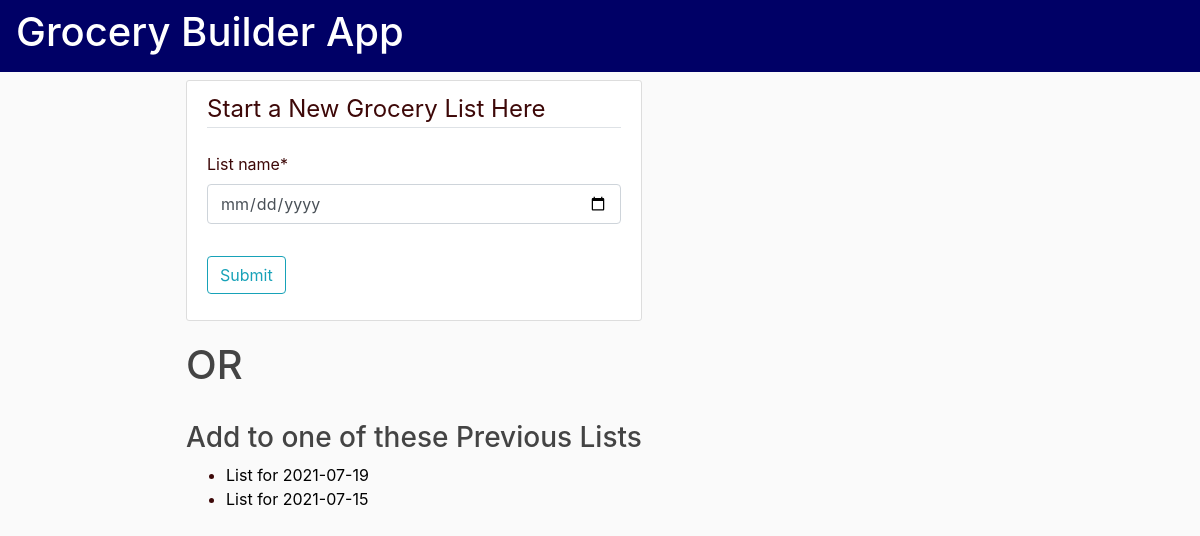
The page /choose_list/ on the database its author committed.
### groceries/models.py (models this page shows, shortened)
class GroceryList(models.Model):
    list_name = models.DateField()
    list_items = models.ManyToManyField(
        ChooseItem, related_name='items_list', blank=True)
    list_recipes = models.ManyToManyField(
        Recipe, related_name='recipe_list', blank=True)
    def __str__(self):
        return 'List for ' + str(self.list_name)

### groceries/views.py (the view)
# urls.py: path('choose_list/', choose_list, name='choose_list'),
def choose_list(request):
    if request.method == 'POST':
        form_new_list = NewGroceryListForm(request.POST or None)
        if form_new_list.is_valid:
            form_new_list.save()
            return redirect(f'/add_to_list/{form_new_list.save().pk}')
    else:
        new_list_form = NewGroceryListForm()
        try:
            list_of_lists = GroceryList.objects.all().order_by('-id')[:5]
        except:
            list_of_lists = None
    return render(request, 'groceries/choose_list.html', {'new_list_form': new_list_form, 'list_of_lists': list_of_lists})

### groceries/forms.py
class NewGroceryListForm(forms.ModelForm):
    class Meta:
        model = GroceryList
        fields = ['list_name']
        widgets = {'list_name': DateInput(), }

### templates/groceries/choose_list.html (shortened to what this page needs)
{% extends 'base.html' %}
{% load crispy_forms_tags %}
{% block content %}
<div class='content-section'>
    <form method="POST">
        <fieldset class='form-group'>
            <legend class="border-bottom mb-4">Start a New Grocery List Here</legend>
            {{ new_list_form|crispy }}
        </fieldset>
        <div class="form-group">
            <button class='btn btn-outline-info' type='submit'>Submit</button>
        </div>
    </form>
</div>
<div>
    <h1>OR</h1><br>
    <h3>Add to one of these Previous Lists</h3>
    {% for list in list_of_lists %}
    <ul>
        <li>
            <a href="{% url 'add_to_list' pk=list.pk %}">{{ list }}</a>
        </li>
    </ul>
    {% endfor %}
</div>
{% endblock %}

### home/static/home/main.css (style rules this page uses)
body { background: #fafafa; color: #3d0808; margin-top: 5rem; }
h1, h2, h3, h4, h5, h6 { color: #444444; }
ul { margin: 0; }
.content-section { background: #ffffff; padding: 10px 20px; border: 1px solid #dddddd; border-radius: 3px; margin-bottom: 20px; }

### templates/groceries/choose_list.html (style rules this page uses)
a:link { color: black; background-color: transparent; text-decoration: none; }

### rows shown on the page
GroceryList: list_name "List for 2021-07-19"
GroceryList: list_name "List for 2021-07-15"
